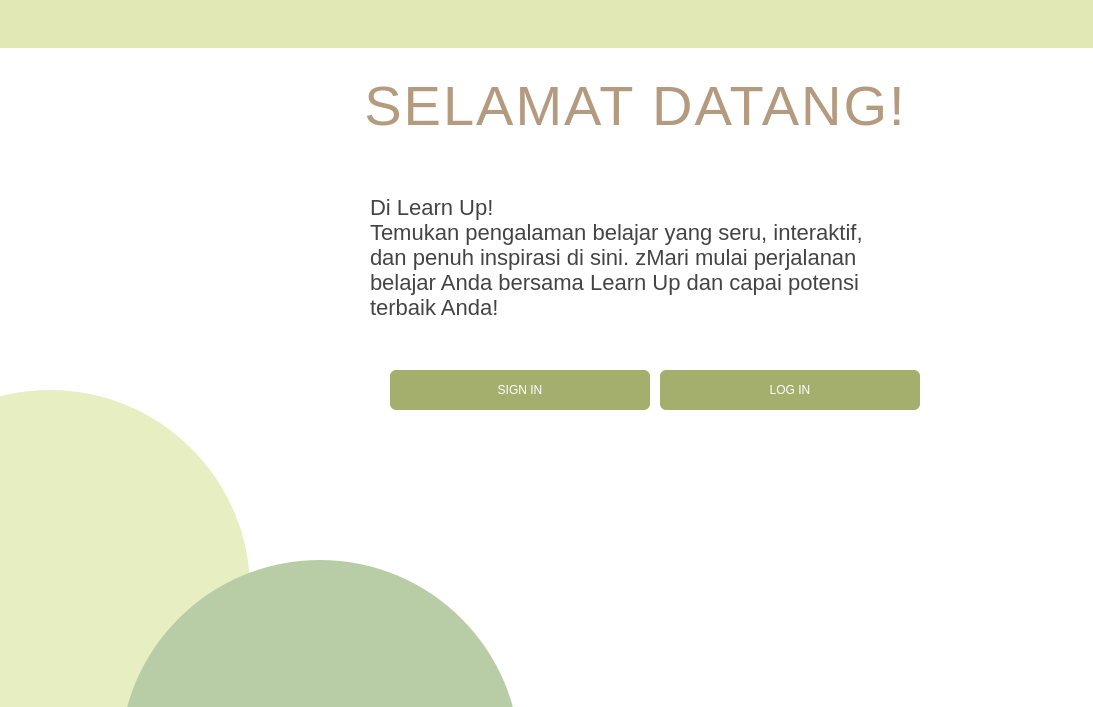
<?xml version="1.0" encoding="UTF-8"?>
<ui version="4.0">
 <class>WelcomePage</class>
 <widget class="QWidget" name="WelcomePage">
  <property name="geometry">
   <rect>
    <x>0</x>
    <y>0</y>
    <width>1093</width>
    <height>707</height>
   </rect>
  </property>
  <property name="sizePolicy">
   <sizepolicy hsizetype="Preferred" vsizetype="Preferred">
    <horstretch>0</horstretch>
    <verstretch>0</verstretch>
   </sizepolicy>
  </property>
  <property name="minimumSize">
   <size>
    <width>1093</width>
    <height>707</height>
   </size>
  </property>
  <property name="maximumSize">
   <size>
    <width>1093</width>
    <height>707</height>
   </size>
  </property>
  <property name="styleSheet">
   <string notr="true">
QWidget {
    background-color: #ffffff;
}
#headerBG {
    background-color: #e1e7b5;
}
#circleLarge {
    background-color: #e7eec1;
    border-radius: 200px;
}
#circleSmall {
    background-color: #c3d1b0;
    border-radius: 150px;
}
QPushButton {
    background-color: #a4af6e;
    color: #fff;
    font-size: 12px;
    font-family: Arial;
    border-radius: 6px;
    height: 40px;
}
QPushButton:hover {
    background-color: #8f9f5e;
}
#titleLabel {
    font-size: 56px;
    font-family: Arial;
    color: #b49b7f;
    font-weight: 400;
    letter-spacing: 2px;
}
#descLabel {
    font-size: 22px;
    font-family: Arial;
    color: #444;
}
   </string>
  </property>
  <widget class="QFrame" name="headerBG">
   <property name="geometry">
    <rect>
     <x>0</x>
     <y>0</y>
     <width>1101</width>
     <height>48</height>
    </rect>
   </property>
   <property name="styleSheet">
    <string notr="true">background-color: #e1e7b5;</string>
   </property>
   <property name="frameShape">
    <enum>QFrame::NoFrame</enum>
   </property>
  </widget>
  <widget class="QPushButton" name="btnRegister">
   <property name="geometry">
    <rect>
     <x>390</x>
     <y>370</y>
     <width>260</width>
     <height>40</height>
    </rect>
   </property>
   <property name="sizePolicy">
    <sizepolicy hsizetype="Preferred" vsizetype="Preferred">
     <horstretch>0</horstretch>
     <verstretch>0</verstretch>
    </sizepolicy>
   </property>
   <property name="styleSheet">
    <string notr="true">background-color: #a4af6e; color: #fff; font-size: 12px; border-radius: 6px; font-family: Arial;</string>
   </property>
   <property name="text">
    <string>SIGN IN</string>
   </property>
  </widget>
  <widget class="QPushButton" name="btnLogin">
   <property name="geometry">
    <rect>
     <x>660</x>
     <y>370</y>
     <width>260</width>
     <height>40</height>
    </rect>
   </property>
   <property name="sizePolicy">
    <sizepolicy hsizetype="Preferred" vsizetype="Preferred">
     <horstretch>0</horstretch>
     <verstretch>0</verstretch>
    </sizepolicy>
   </property>
   <property name="styleSheet">
    <string notr="true">background-color: #a4af6e; color: #fff; font-size: 12px; border-radius: 6px; font-family: Arial;</string>
   </property>
   <property name="text">
    <string>LOG IN</string>
   </property>
  </widget>
  <widget class="QWidget" name="circleLarge" native="true">
   <property name="geometry">
    <rect>
     <x>-150</x>
     <y>390</y>
     <width>400</width>
     <height>400</height>
    </rect>
   </property>
   <property name="minimumSize">
    <size>
     <width>400</width>
     <height>400</height>
    </size>
   </property>
   <property name="maximumSize">
    <size>
     <width>400</width>
     <height>400</height>
    </size>
   </property>
   <property name="styleSheet">
    <string notr="true">background-color: #e7eec1; border-radius: 200px;</string>
   </property>
  </widget>
  <widget class="QWidget" name="circleLarge_2" native="true">
   <property name="geometry">
    <rect>
     <x>120</x>
     <y>560</y>
     <width>400</width>
     <height>400</height>
    </rect>
   </property>
   <property name="minimumSize">
    <size>
     <width>400</width>
     <height>400</height>
    </size>
   </property>
   <property name="maximumSize">
    <size>
     <width>400</width>
     <height>400</height>
    </size>
   </property>
   <property name="styleSheet">
    <string notr="true">background-color: #B8CDA6; border-radius: 200px;</string>
   </property>
  </widget>
  <widget class="QLabel" name="titleLabel">
   <property name="geometry">
    <rect>
     <x>300</x>
     <y>60</y>
     <width>671</width>
     <height>91</height>
    </rect>
   </property>
   <property name="styleSheet">
    <string notr="true">font-size: 56px; color: #b49b7f; font-family: Arial; font-weight: 400; letter-spacing: 2px;</string>
   </property>
   <property name="text">
    <string>SELAMAT DATANG!</string>
   </property>
   <property name="alignment">
    <set>Qt::AlignCenter</set>
   </property>
  </widget>
  <widget class="QLabel" name="descLabel">
   <property name="geometry">
    <rect>
     <x>370</x>
     <y>170</y>
     <width>531</width>
     <height>181</height>
    </rect>
   </property>
   <property name="styleSheet">
    <string notr="true">font-size: 22px; color: #444; font-family: Arial;</string>
   </property>
   <property name="text">
    <string>
Di Learn Up!
Temukan pengalaman belajar yang seru, interaktif, dan penuh inspirasi di sini. zMari mulai perjalanan belajar Anda bersama Learn Up dan capai potensi terbaik Anda!</string>
   </property>
   <property name="alignment">
    <set>Qt::AlignLeading|Qt::AlignLeft|Qt::AlignTop</set>
   </property>
   <property name="wordWrap">
    <bool>true</bool>
   </property>
  </widget>
 </widget>
 <resources/>
 <connections/>
</ui>
